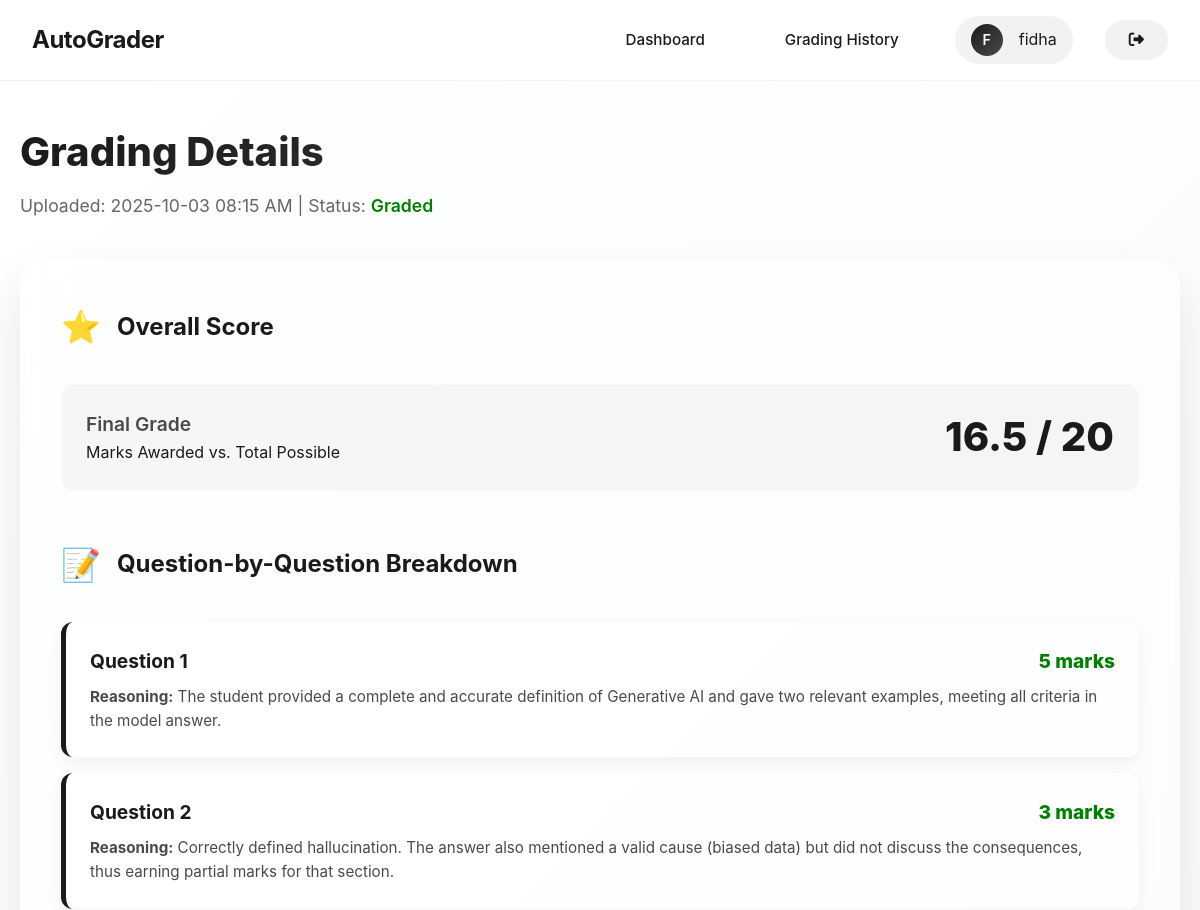
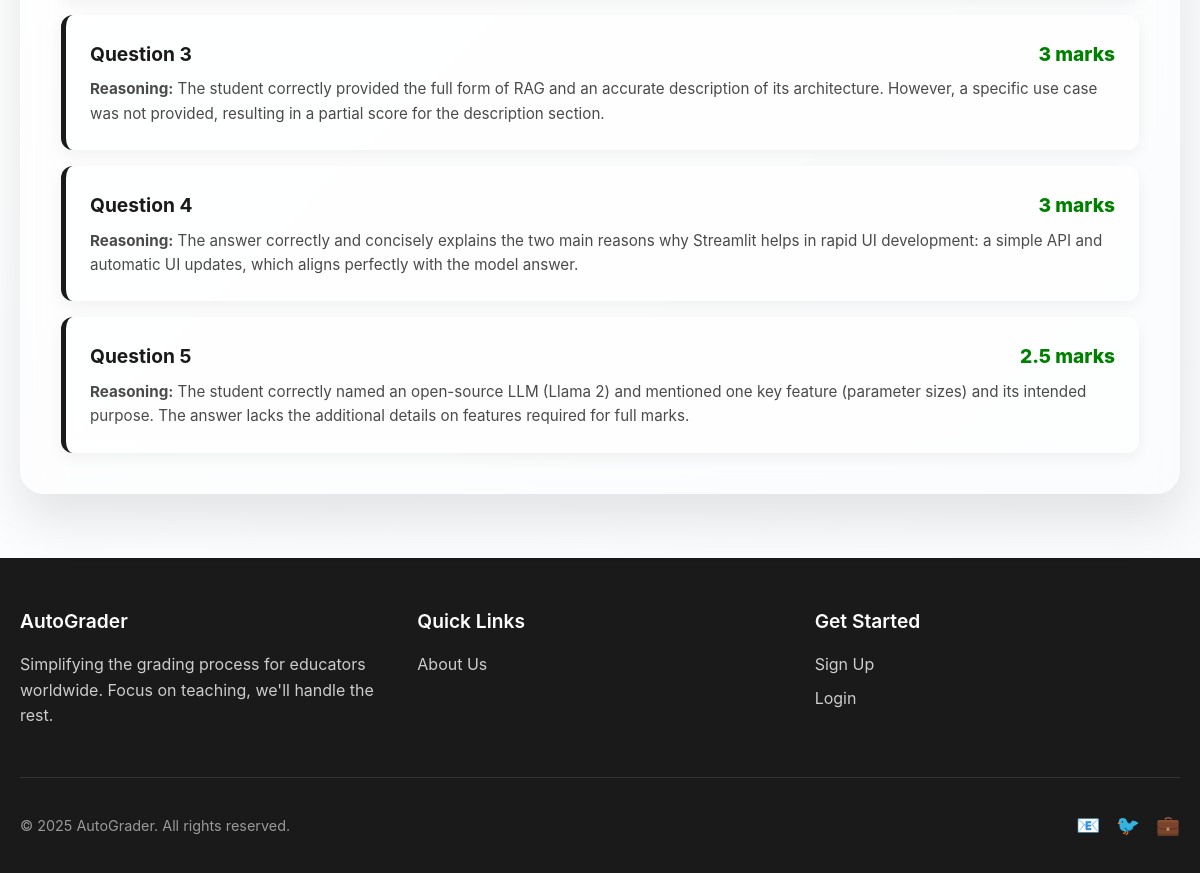
/results/14/details/ (signed in), run on the app's committed database (2 pictures, top to bottom).
### grading_app/models.py (models this page shows, shortened)
class User(AbstractUser):
    USER_TYPE_CHOICES = (
        ('student', 'Student'),
        ('teacher', 'Teacher'),
    )
    user_type = models.CharField(max_length=10, choices=USER_TYPE_CHOICES)

class Upload(models.Model):
    STATUS_CHOICES = [
        ('N', 'Not Processed'),
        ('GRADED', 'Graded'),
        ('FAILED', 'Failed'),
    ]
    user = models.ForeignKey(User, on_delete=models.CASCADE, null=True, blank=True)
    question_paper = models.FileField(upload_to='uploads/questions/')
    model_answer = models.FileField(upload_to='uploads/answers/')
    student_answers = models.FileField(upload_to='uploads/students/')
    uploaded_at = models.DateTimeField(auto_now_add=True)
    status = models.CharField(max_length=20, choices=STATUS_CHOICES, default='N')  # ✅ new field

### grading_app/views.py (the view)
# urls.py: path('results/<int:upload_id>/details/', views.detailed_grading_view, name='detailed_grading'),
def detailed_grading_view(request, upload_id):
    upload_instance = get_object_or_404(Upload, id=upload_id)
    result = get_object_or_404(GradingResult, upload=upload_instance)
    context = {
        'upload': upload_instance,
        'grading_details': result.result_json,   # ✅ matches template
        'total_awarded': result.total_marks_awarded(),  # ✅ matches template
        'total_possible': result.total_possible_marks,  # ✅ matches template
    }
    return render(request, 'detailed_grading_result.html', context)

### grading_app/models.py (called while the page is built)
    def total_marks_awarded(self):
        return sum(item.get('marks', 0) for item in self.result_json)

    @property
    def total_possible_marks(self):
        return sum(item.get('max_marks', 0) for item in self.result_json)

### grading_app/templates/detailed_grading_result.html (shortened to what this page needs)
<!DOCTYPE html>
<html lang="en">
<head>
      <link rel="stylesheet" href="https://cdnjs.cloudflare.com/ajax/libs/font-awesome/6.5.0/css/all.min.css">
</head>
<body>
    <nav>
        <div class="nav-container">
            <a href="/" class="logo">AutoGrader</a>
            <div class="nav-links">
                <a href="{% url 'teacher_dashboard' %}">Dashboard</a>
                <a href="{% url 'teacher_results' %}">Grading History</a>
                <div class="user-profile">
                    <div class="user-avatar">
                        {{ request.user.first_name|default:request.user.username|slice:":1"|upper }}
                    </div>
                    <span>
                        {{ request.user.first_name|default:request.user.username }}
                    </span>
                </div>
                 <a href="/logout/" class="logout-btn" title="Logout"><i class="fas fa-sign-out-alt"></i></a>
            </div>
        </div>
    </nav>
    <section class="page-header">
        <div class="container">
            <h1>Grading Details</h1>
            <p>Uploaded: {{ upload.uploaded_at|date:"Y-m-d H:i A" }} | Status: <span style="font-weight: 600; color: green;">{{ upload.get_status_display }}</span></p>
        </div>
    </section>
    <section class="container">
        {% if error %}
        <div class="glass-card">
            <p style="color: red;">Error: {{ error }}</p>
        </div>
        {% else %}
        <div class="glass-card">
            <div class="card-header">
                <span class="card-icon">⭐</span>
                <h2>Overall Score</h2>
            </div>
            <div class="score-display">
                <div class="score-text">
                    <h3>Final Grade</h3>
                    <p>Marks Awarded vs. Total Possible</p>
                </div>
                <div class="score-value">
                    {{ total_awarded }} / {{ total_possible }}
                </div>
            </div>
            <div class="card-header" style="margin-top: 3rem;">
                <span class="card-icon">📝</span>
                <h2>Question-by-Question Breakdown</h2>
            </div>
            <ul class="detail-list">
                {% for detail in grading_details %}
                <li class="detail-item">
                    <h3>
                        Question {{ detail.question_no }}
                        <span class="marks-awarded">{{ detail.marks }} marks</span>
                    </h3>
                    <p><strong>Reasoning:</strong> {{ detail.reason }}</p>
                    </li>
                {% empty %}
                <li class="detail-item">No detailed grading results found.</li>
                {% endfor %}
            </ul>
        </div>
        {% endif %}
    </section>
<footer class="footer">
    <div class="container">
        <div class="footer-content">
            <div class="footer-section">
                <h3>AutoGrader</h3>
                <p>Simplifying the grading process for educators worldwide. Focus on teaching, we'll handle the rest.</p>
            </div>
            <div class="footer-section">
                <h3>Quick Links</h3>
                <ul class="footer-links">
                    <li><a href="/about/">About Us</a></li>
                </ul>
            </div>
            <div class="footer-section">
                <h3>Get Started</h3>
                <ul class="footer-links">
                    <li><a href="/signup/">Sign Up</a></li>
                    <li><a href="/login/">Login</a></li>
                </ul>
            </div>
        </div>
        <div class="footer-bottom">
            <p>&copy; 2025 AutoGrader. All rights reserved.</p>
            <div class="social-links">
                <a href="#">📧</a>
                <a href="#">🐦</a>
                <a href="#">💼</a>
            </div>
        </div>
    </div>
</footer>
</body>
</html>

### grading_app/templates/detailed_grading_result.html (style rules this page uses)
* { margin: 0; padding: 0; box-sizing: border-box; }
body { font-family: 'Inter', -apple-system, BlinkMacSystemFont, 'Segoe UI', Roboto, sans-serif; background: linear-gradient(135deg, #ffffff 0%, #f8fafc 100%); color: #1a1a1a; line-height: 1.6; overflow-x: hidden; }
.container { max-width: 1200px; margin: 0 auto; padding: 0 20px; }
nav { position: fixed; top: 0; width: 100%; z-index: 1000; backdrop-filter: blur(20px); background: rgba(255, 255, 255, 0.8); border-bottom: 1px solid rgba(0, 0, 0, 0.05); transition: all 0.3s ease; }
.nav-container { display: flex; justify-content: space-between; align-items: center; padding: 1rem 2rem; }
.logo { font-size: 1.5rem; font-weight: 700; color: #1a1a1a; text-decoration: none; letter-spacing: -0.5px; }
.nav-links { display: flex; gap: 2rem; align-items: center; }
.nav-links a { color: #1a1a1a; text-decoration: none; font-weight: 500; font-size: 0.95rem; padding: 0.5rem 1.5rem; border-radius: 25px; transition: all 0.3s ease; }
.user-profile { display: flex; align-items: center; gap: 1rem; padding: 0.5rem 1rem; border-radius: 25px; background: rgba(0, 0, 0, 0.05); }
.user-avatar { width: 32px; height: 32px; border-radius: 50%; background: linear-gradient(135deg, #1a1a1a, #4a4a4a); display: flex; align-items: center; justify-content: center; color: white; font-size: 0.9rem; font-weight: 600; }
.page-header { padding: 120px 0 40px; text-align: left; }
.page-header h1 { font-size: 2.5rem; font-weight: 800; margin-bottom: 0.5rem; background: linear-gradient(135deg, #1a1a1a 0%, #4a4a4a 100%); -webkit-background-clip: text; -webkit-text-fill-color: transparent; background-clip: text; }
.page-header p { font-size: 1.1rem; color: #666; }
.glass-card { background: rgba(255, 255, 255, 0.25); backdrop-filter: blur(20px); border: 1px solid rgba(255, 255, 255, 0.2); border-radius: 24px; padding: 2.5rem; box-shadow: 0 25px 50px rgba(0, 0, 0, 0.1); transition: all 0.3s ease; position: relative; overflow: hidden; margin-bottom: 3rem; }
.glass-card::before { content: ''; position: absolute; top: 0; left: 0; right: 0; height: 1px; background: linear-gradient(90deg, transparent, rgba(255, 255, 255, 0.4), transparent); }
.card-header { display: flex; align-items: center; gap: 1rem; margin-bottom: 2rem; }
.card-icon { font-size: 2rem; }
.card-header h2 { font-size: 1.5rem; font-weight: 700; color: #1a1a1a; }
.score-display { display: flex; justify-content: space-between; align-items: center; padding: 1.5rem; background: rgba(0, 0, 0, 0.03); border-radius: 12px; margin-bottom: 2rem; border: 1px solid rgba(255, 255, 255, 0.4); }
.score-text h3 { font-size: 1.2rem; font-weight: 600; color: #4a4a4a; }
.score-value { font-size: 2.5rem; font-weight: 800; color: #1a1a1a; line-height: 1; }
.detail-list { list-style: none; display: grid; gap: 1rem; }
.detail-item { background: rgba(255, 255, 255, 0.6); border-radius: 12px; padding: 1.5rem; border-left: 5px solid #1a1a1a; box-shadow: 0 5px 15px rgba(0, 0, 0, 0.05); }
.detail-item h3 { font-size: 1.2rem; margin-bottom: 0.5rem; display: flex; justify-content: space-between; align-items: center; font-weight: 700; color: #1a1a1a; }
.detail-item p { font-size: 0.95rem; color: #4a4a4a; }
.marks-awarded { font-size: 1.2rem; font-weight: 800; color: green; }
.footer { background: #1a1a1a; color: #fff; padding: 3rem 0 2rem; margin-top: 4rem; }
.footer-content { display: grid; grid-template-columns: repeat(auto-fit, minmax(250px, 1fr)); gap: 2rem; margin-bottom: 2rem; }
.footer-section h3 { font-size: 1.2rem; font-weight: 600; margin-bottom: 1rem; color: #fff; }
.footer-section p { color: #ccc; line-height: 1.6; margin-bottom: 1rem; }
.footer-links { list-style: none; }
.footer-links li { margin-bottom: 0.5rem; }
.footer-links a { color: #ccc; text-decoration: none; transition: color 0.3s ease; }
.footer-bottom { border-top: 1px solid #333; padding-top: 2rem; display: flex; justify-content: space-between; align-items: center; flex-wrap: wrap; gap: 1rem; }
.footer-bottom p { color: #999; font-size: 0.9rem; }
.social-links { display: flex; gap: 1rem; }
.social-links a { color: #999; font-size: 1.2rem; text-decoration: none; transition: color 0.3s ease; }
.logout-btn { font-size: 1.2rem; text-decoration: none; color: #1a1a1a; padding: 0.5rem 1rem; border-radius: 50%; background: rgba(0,0,0,0.05); transition: all 0.3s ease; }

### data on the page
User: user.first_name "F", user.first_name "fidha"
Upload: uploaded_at "2025-10-03 08:15 AM", status "Graded"

### other printed values
{{ total_awarded }} "16.5"
{{ total_possible }} "20"
{{ detail.question_no }} "1" "2" "3" "4" "5"
{{ detail.marks }} "5" "3" "3" "3" "2.5"
{{ detail.reason }} "The student provided a complete and accurate definition of Generative AI and gave two relevant examples, meeting all criteria in the model answer." "Correctly defined hallucination. The answer also mentioned a valid cause (biased data) but did not discuss the consequences, thus earning partial marks for that section." "The answer correctly and concisely explains the two main reasons why Streamlit helps in rapid UI development: a simple API and automatic UI updates, which aligns perfectly with the model answer."
